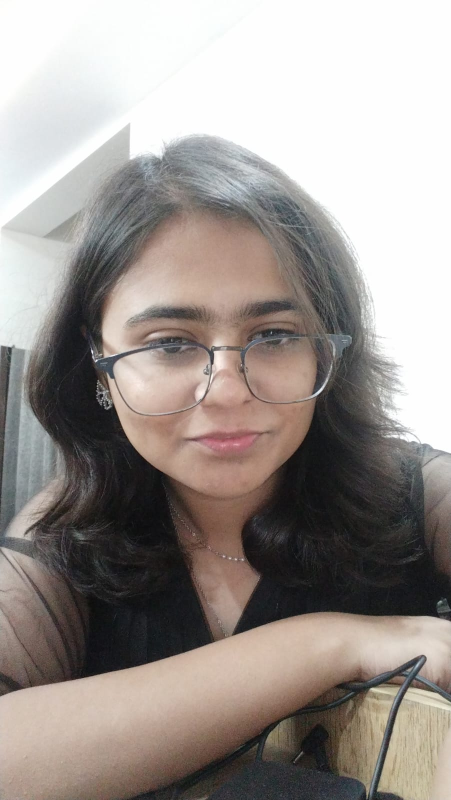
#> input picture dataset/ananya.jpg, 902 x 1600 px (shown at 1/2 size)
$ python -i preprocess.py   (imports and definitions only)
#> lines starting #> are read from the running program, lines starting #| are printed output that depends on the picture
#> further down, picture is the input picture: shape (1600, 902, 3); mean B, G, R 144.7, 149.2, 156.5
import os

import cv2

# Load YOLOv8
from ultralytics import YOLO

weights_path = "ultralytics/yolov8n.pt"
# [1 line that did not run here, left out]

# Step 1: Load the dataset
dataset_path = "dataset"
output_path = "preprocessed_image"
# [1 line not run here, left out]

# Step 2: Preprocess the images
face_cascade = cv2.CascadeClassifier(cv2.data.haarcascades + 'haarcascade_frontalface_default.xml')

def preprocess_image(image):
    gray = cv2.cvtColor(image, cv2.COLOR_BGR2GRAY)
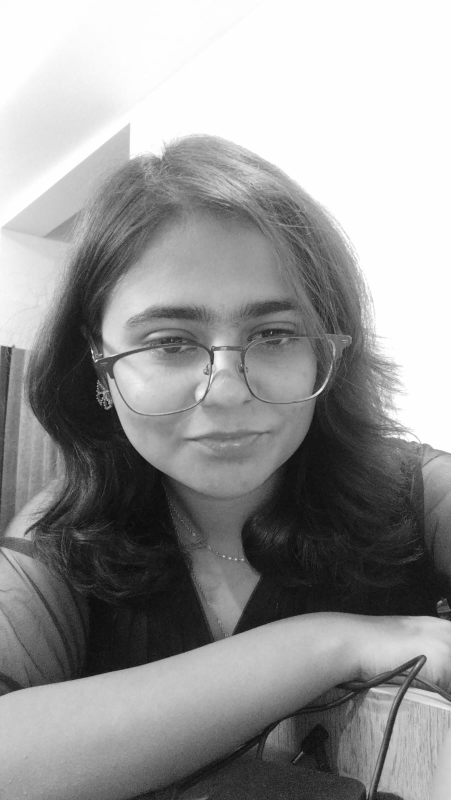
#> gray: shape (1600, 902) (shown at 1/2 size); min 3, max 255, mean 150.8
    faces = face_cascade.detectMultiScale(gray, 1.3, 5)
#> faces = [[186, 476, 526, 526]]
    if len(faces) > 0:
        x, y, w, h = faces[0]
#> x = 186; y = 476; w = 526; h = 526
        face = image[y:y+h, x:x+w]
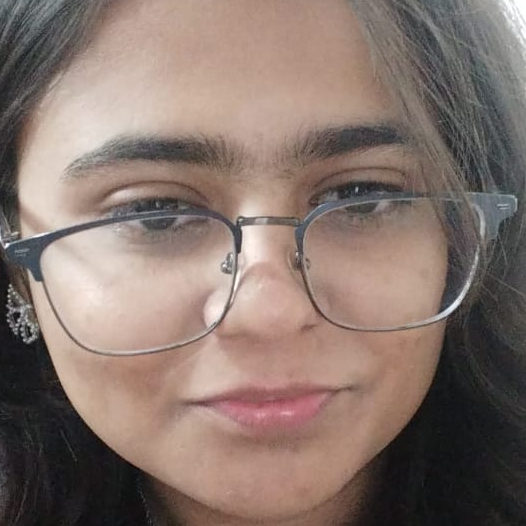
#> face: shape (526, 526, 3); mean B, G, R 108.5, 116.2, 134.1
        desired_width = 416  # Adjust as needed
        desired_height = 416  # Adjust as needed
        resized_face = cv2.resize(face, (desired_width, desired_height))  # Resize the face
        return resized_face
    else:
        return None

# Step 3: Use YOLO for object detection
def detect_objects(image):
    results = model(image)  # Perform YOLO detection
    return results

# Step 4: Save the preprocessed dataset and labels
def save_preprocessed_image(image, filename):
    cv2.imwrite(os.path.join(output_path, filename), image, [int(cv2.IMWRITE_JPEG_QUALITY), 100])  # Save image with high quality
    print(f"Saved and preprocessed: {filename}")

# Function to extract labels from filenames
def extract_labels(filename):
    return filename.split('.')[0]  # Assuming filenames are in the format "name.jpg"

# Create or open labels.txt file and write labels
# [20 lines not run here, left out]

>>> import cv2
>>> picture = cv2.imread('dataset/ananya.jpg')
>>> result = preprocess_image(picture)

$ run again, on dataset/priyanshu.jpg
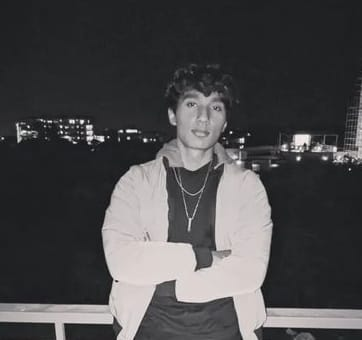
#> input picture dataset/priyanshu.jpg, 362 x 340 px
#> picture is the input picture: shape (340, 362, 3); mean B, G, R 75.2, 73.8, 74.6
#> faces = [[175, 87, 58, 58]]
#> x = 175; y = 87; w = 58
#> in preprocess_image, `face = image[y:y+h, x:x+w]`:
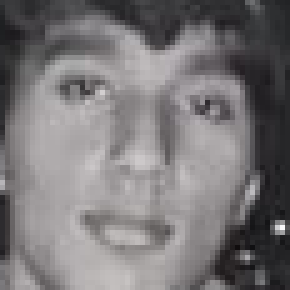
#> face: shape (58, 58, 3) (shown 5 times larger); mean B, G, R 119.9, 118.4, 121.3

$ run again, on dataset/vedanshi.jpg
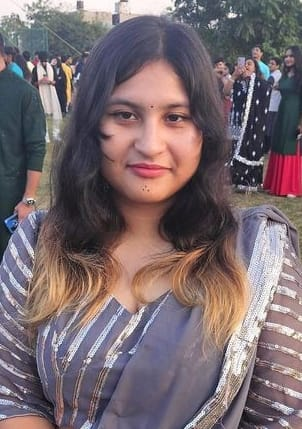
#> input picture dataset/vedanshi.jpg, 302 x 429 px
#> picture is the input picture: shape (429, 302, 3); mean B, G, R 110.6, 105.7, 120.7
#> in preprocess_image, `gray = cv2.cvtColor(image, cv2.COLOR_BGR2GRAY)`:
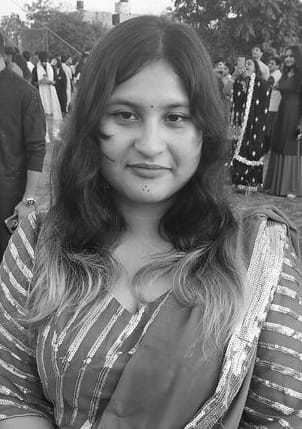
#> gray: shape (429, 302); min 2, max 255, mean 110.7
#> faces = [[85, 68, 130, 130], [88, 232, 110, 110]]
#> x = 85; y = 68; w = 130
#> in preprocess_image, `face = image[y:y+h, x:x+w]`:
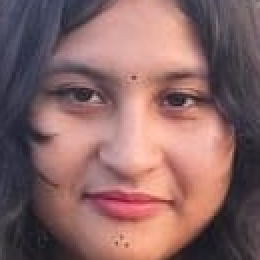
#> face: shape (130, 130, 3) (shown 2 times larger); mean B, G, R 102.1, 102.9, 138.3
